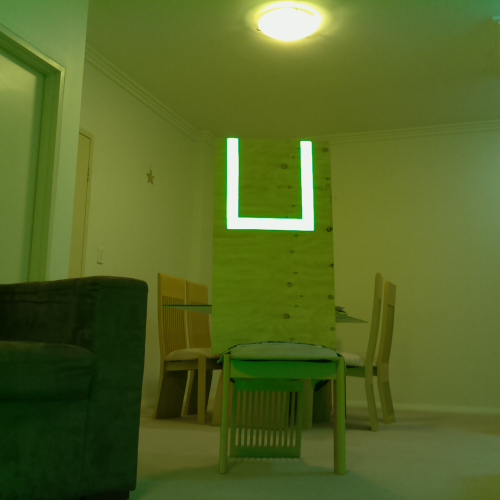
//> input picture Codeblocks C/DysplayImage - BACKUP 1.2/pic10.jpg, 500 x 500 px
$ ./main pic10.jpg   (built with g++ and OpenCV 4)
//> lines starting //> are read from the running program, lines starting //| are printed output that depends on the picture; after the words box and inside, x2 and y2 are one past the last pixel; in counts of white or black regions, pixels touching at a corner belong together
#include <opencv2/opencv.hpp>
#include "opencv2/core.hpp"
#include "opencv2/imgproc.hpp"
#include "opencv2/highgui.hpp"
#include <stdio.h>
#include "opencv2/imgproc/imgproc.hpp"

using namespace cv;
using namespace std;


int main(int argc, char** argv)
{
    double minArea = 400.0;  // default Double
	double minPerimeter = 0.0;  // default Double
	double minWidth = 0.0;  // default Double
	double maxWidth = 100.0;  // default Double
	double minHeight = 0.0;  // default Double
	double maxHeight = 1000.0;  // default Double
	double solidity[] = {0, 90.61433447098976};
	double maxVertices = 1000000.0;  // default Double
	double minVertices = 0.0;  // default Double
	double minRatio = 0.0;  // default Double
	double maxRatio = 1.5;  // default Double

    if (argc!=2)
    {
        printf("Usage: limiar <input_image>\n");
        exit(-1);
    }

    Mat input,limiar;

    input = imread(argv[1], 0); // 0 = Open image in grayscale
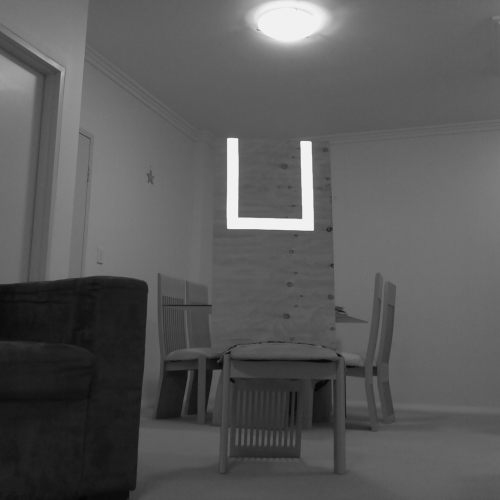
//> input: 500 rows x 500 cols, CV_8UC1; min 5, max 242, mean 89.3
    if (!input.data)
    {
        printf("No image data. Check the file %s\n", argv[1]);
        exit(-1);
    }
    namedWindow("Input Image", WINDOW_AUTOSIZE);
    imshow("Input Image", input);
    waitKey(0);

    threshold(input,limiar,218,255,CV_THRESH_BINARY);
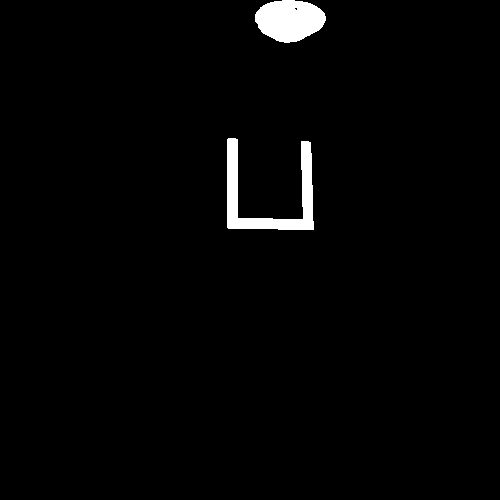
//> limiar: 500 rows x 500 cols, CV_8UC1; 2% white; 2 white regions
    namedWindow("Limiar Image", WINDOW_AUTOSIZE);
    imshow("Limiar Image", limiar);
    waitKey(0);


    /* Find contours */

    vector<vector<Point> > contours;


    findContours(limiar,contours,RETR_EXTERNAL,CHAIN_APPROX_SIMPLE);
//> contours = 2 contours; box (x1, y1, x2, y2) and area: (227, 138, 314, 230) 2392, (255, 0, 326, 43) 2211
    vector<vector<Point> > hull(contours.size());
//> hull = 2 empty contours
    Mat output = Mat::zeros(limiar.rows,limiar.cols,CV_8UC3);
    Mat output2 = Mat::zeros(limiar.rows,limiar.cols,CV_8UC3);

    /* check the number of contours */
    if(contours.size() == 0)
    {
        cout << "no objects detected" << endl;
    }else{
        cout << "number of objects detected: " << contours.size() << endl;
//| number of objects detected: 2
    }
    RNG rng(0xffffffff); // random number generated
    for(int i=0;i<contours.size();i++) // Draw contours
    {
        Rect bb = boundingRect(Mat(contours[i]));
        //if (bb.width < minWidth || bb.width > maxWidth) continue;
        //if (bb.height < minHeight || bb.height > maxHeight) continue;
        double area = contourArea(contours[i]); // works
        if (area > minArea){
            cout << "area: " << area << endl;
        }
        convexHull(Mat(contours[i], true), hull[i]); // works
        double solid = 100 * area / contourArea(hull[i]);// encontra a solidez do contorno works

        cout << "Solidez: " << solid << endl;

        Scalar color = Scalar( rng.uniform(0, 255), rng.uniform(0,255), rng.uniform(0,255) ); // get a different color for each contour
        drawContours(output,contours,i, color);  // draw actual contour
        rectangle(output2,bb,color);
    }
//> this loop made 2 passes
//> (bb, area, solid) on passes 1 to 2: (Rect(227, 138, 87, 92), 2391.5, 31.56), (Rect(255, 0, 71, 43), 2211, 97.81)
//| area: 2391.5
//| Solidez: 31.5626
//| area: 2211
//| Solidez: 97.8102
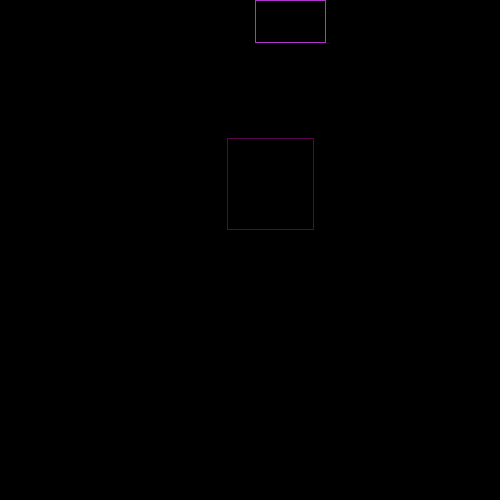
//> output2: 500 rows x 500 cols, CV_8UC3; mean B, G, R 0.3, 0, 0.3
    imshow("result",output);
    waitKey();

    imshow("result",output2);
    waitKey();
    return 0;
}
// [14 lines of commented-out code are left out]
